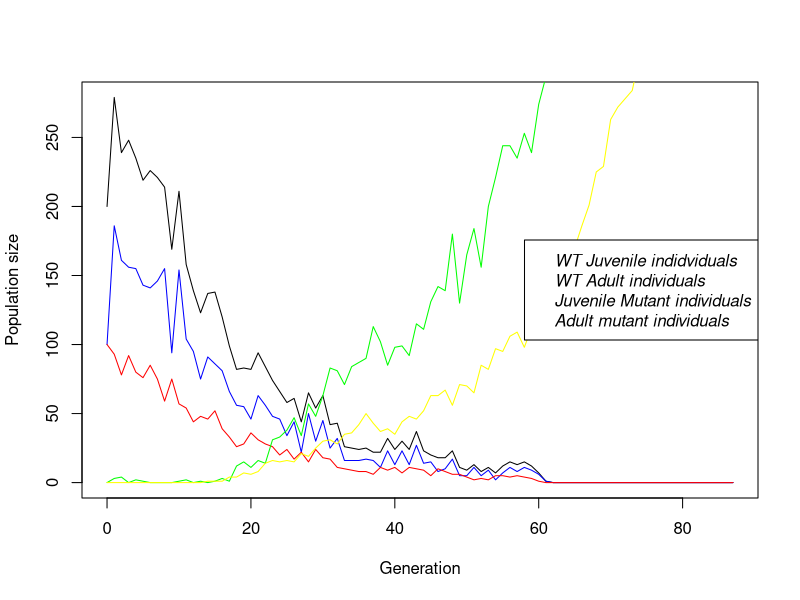
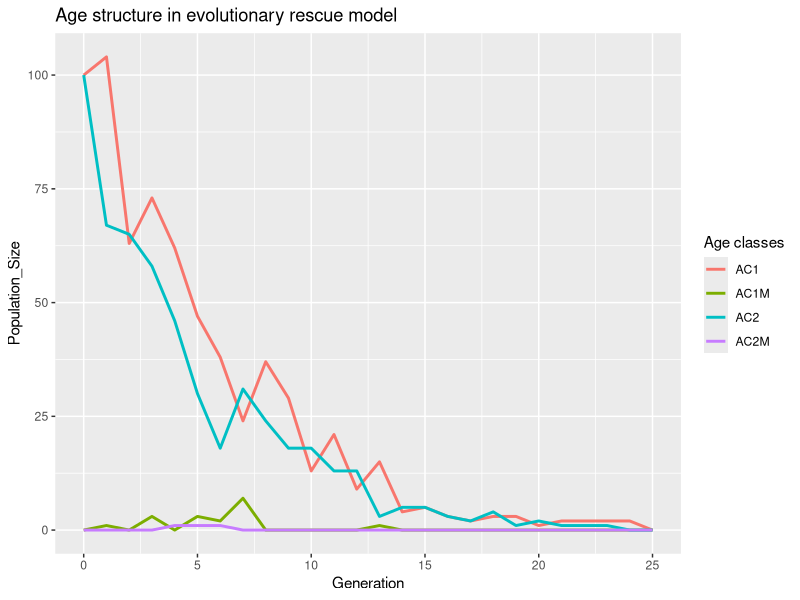

The R script that drew these images, in order:
## ---- chunk 1
# Simulate WT-Population without any mutations and stochasticity
simulate_one_gen <- function(N_j0, N_a0,N_j0M, N_a0M, R_a, R_aM, S_j, S_jM, S_a, S_aM, mu){
  N_a0 <- max(N_a0, 0)
  New_jtM <- rpois(1, N_a0 * mu * R_a)
  N_jt <- max(rpois(1, R_a * N_a0) - New_jtM, 0) #calculating number of WT juvenile individuals.
  
  N_at <- rpois(1, S_j * N_j0 + S_a * N_a0) #calculating number of adult individuals
  
  
  N_jtM <- rpois(1, N_a0M * R_aM) + New_jtM # calculating number of Mutant juveniles
  N_atM <- rpois(1, N_j0M * S_jM + S_aM * N_a0M) # calculating number of Mutant adults
  
  return(c(N_jt, N_at, N_jtM, N_atM))
}
print(simulate_one_gen(100, 100,0, 0, 2, 2, 0.1,0.1, 0.6, 0.6, 0.02))
## ---- chunk 2
simulate_pop <- function(N_j0, N_a0,N_j0M, N_a0M, R_a, R_aM, S_j, S_jM, S_a, S_aM, mu, t_max) {
   # Create the vector in which to save the results
  pop_vector <- c(N_j0, N_a0, N_j0M, N_a0M) 
  # initiate the variables
  pop_new <- c(N_j0, N_a0, N_j0M, N_a0M)
  
  # run the simulation until generation t_max
  for (i in 1:t_max+1) {
    # redefine the current population one generation later
    pop_new <- simulate_one_gen(pop_new[1],pop_new[2],pop_new[3],pop_new[4], R_a,R_aM, S_j, S_jM, S_a, S_aM, mu)
    
    # add the new population sizes to the output vector
    pop_vector <- rbind(pop_vector,pop_new)
    # condition to stop the simulation before t_max: either the population exceeds 1.5 times the original population size, or it goes extinct
    if ( (pop_new[1]+pop_new[2]+ pop_new[3]+pop_new[4] >=10*(N_j0+ N_a0 + N_j0M+ N_a0M)) | (pop_new[1]+pop_new[2]+ pop_new[3]+pop_new[4]==0)) break }
  
  # add row and column names
  colnames(pop_vector) <- c("AC1", "AC2", "AC1M", "AC2M")
  rownames(pop_vector) <- (0:t_max)[1:length(pop_vector[,1])]
  
  return(pop_vector)
}
print(tail(simulate_pop(100, 100, 0,0, 2.5,2.5, 0.2,0.2, 0.6,0.6, 0.001, 1500)))


 
## ---- chunk 3
output <- simulate_pop(100, 100, 0,0, 1.8,2.5, 0.2,0.2, 0.6,0.6, 0.009, 1500)
print(tail(output))

x_range <- 0:(length(output[,1])-1)
# this plots the total population size
plot(x_range,output[,1]+output[,2],type='l',ylim=c(0,max(output[,1]+output[,2])),xlab = "Generation",ylab = "Population size")
# add number of Juvenile WT individuals
lines(x_range,output[,1], col="blue")
# add number of adult WT individuals
lines(x_range,output[,2], col="red")
#number of Juvenile Mutant individuals 
lines(x_range,output[,3], col = "green")
#number of adult mutant individuals
lines(x_range,output[,4], col = "yellow")

legend("right",
       c("WT Juvenile indidviduals", "WT Adult individuals", "Juvenile Mutant individuals", "Adult mutant individuals"),
       text.font = 3)
## ---- chunk 4
install.packages("dplyr")
install.packages("tidyr")
install.packages("ggplot2")
## ---- chunk 5


library(ggplot2)
library(dplyr)
library(tidyr)

# having the simulation set as a variable
sim_data <- simulate_pop(100, 100, 0, 0, 1,5, 0.2, 0.2, 0.6, 0.6, 0.01, 1500)

#Convert matrix to Dataframe to help analysis
df <- as.data.frame(sim_data)

# these steps were generated using ai help: The rownames are the Generation numbers. Let's make them a proper column.
df$Generation <- as.numeric(rownames(df))

# Reshape from Wide to Long format for ggplot
# This creates a column "Age_Class" (AC1, AC2, etc.) and "Population_Size". 

#pivot_longer syntaxc first define what data you are looking at. here we are looking at df our data frame. cols defines which columns to convert into the long format. we want to convert our Age class collumns into long format. names_to defines what the new column name should be. 

df_long <- pivot_longer(
  df, 
  cols = c("AC1", "AC2", "AC1M", "AC2M"), 
  names_to = "Age_Class", 
  values_to = "Population_Size"
)


print(df_long)

ggplot(df_long, aes(x = Generation, y = Population_Size, color = Age_Class)) +
  geom_line(linewidth = 1) +
  labs(title = "Age structure in evolutionary rescue model", color = "Age classes")
  


## ---- chunk 6
#N_j0, N_a0,N_j0M, N_a0M, R_a, R_aM, S_j, S_jM, S_a, S_aM, mu, t_max
# set some parameters to fixed values
N_j0 <- 50
N_a0 <- 50
N_j0M <- 0
N_a0M <- 0
R_a <- 2
R_aM <- 2
mu <- 0.01
t_max <- 1000




# determine how often to run the simulation for each set of parameters
no_replicates <- 100

# initialize data table - where to collect the results
data_table <- c()

# Doing a parameter sweep
for (selection_on_jM in c(TRUE,FALSE)){
  for (s_coeff in seq(1, 2, 0.01)){
    S_j <- 0.2
    S_jM <- S_j * ifelse(selection_on_jM, s_coeff, 1)
    S_a <- 0.5
    S_aM <- S_a * ifelse(selection_on_jM, 1, s_coeff)
    
   
    i<-1
    repeat {
      # increase counter by one
      i<-i+1
      # run the simulation once
      one_run <- simulate_pop(N_j0, N_a0,N_j0M, N_a0M, R_a, R_aM, S_j, S_jM, S_a, S_aM, mu, t_max)
      # determine total population sizes
      total_size <- one_run[,1]+one_run[,2] +one_run[,3]+one_run[,4]
      # determine minimum population size
      min_size <- min(total_size)
      # determine (first) generation at which this population size occurred
      min_gen <- as.numeric(which(total_size==min_size)[1])
      # enter the data into the table
      data_table <- rbind(data_table,c(s_coeff,ifelse(selection_on_jM, "on_juv", "on_adults"),min_gen,min_size)) # note that we add the varying parameters (decay rate and selection coefficient) to the table too
      # stop the repeated computation after no_replicates times
      if(i>no_replicates) break
    }
  }  
}
 
# define column names of data table
colnames(data_table) <- c("s_coeff","ac_s","min_gen","no_min")
# show the first lines of the output





#define WT leslie matrix and get growth-rate

l_matrix_WT <- matrix(c(
  0, R_a,
  S_j, S_a
), nrow = 2, byrow = TRUE)

all_eigen <- eigen(l_matrix_WT)
growth_rate_WT <- max(Re(all_eigen$values))
l_matrix_WT
growth_rate_WT

# define WT leslie matrix and get growth-rate
l_matrix_Mut <- matrix(c(
  0, R_aM,
  S_jM, S_aM
), nrow = 2, byrow = TRUE)

all_eigen <- eigen(l_matrix_Mut)
growth_rate_Mut <- max(Re(all_eigen$values))
l_matrix_Mut
growth_rate_Mut


df <- as.data.frame(data_table)
plot_table <- c()
df$extinct <- df$no_min == 0

for(s in unique(df$s_coeff)){
  df_filter <- df[df$s_coeff == s & df$ac_s == "on_juv",]
  print(mean(df_filter$extinct))
  print(s)
}
